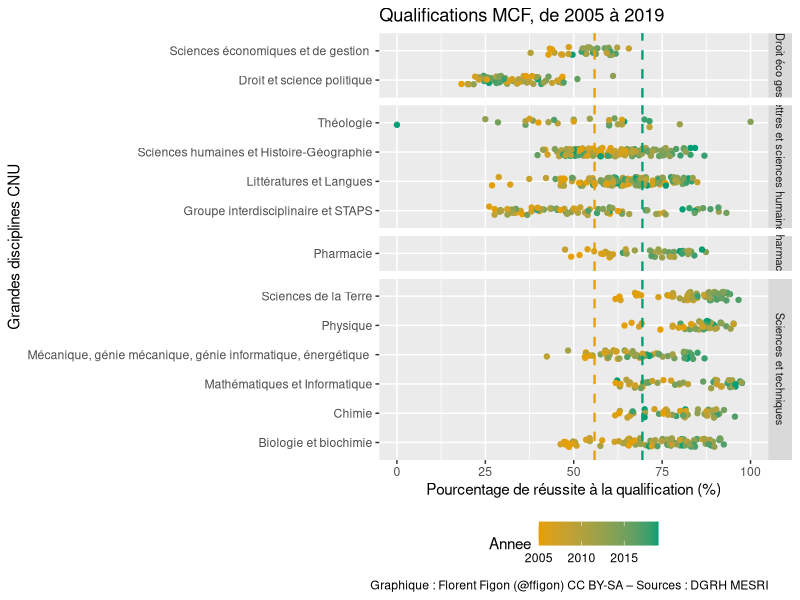
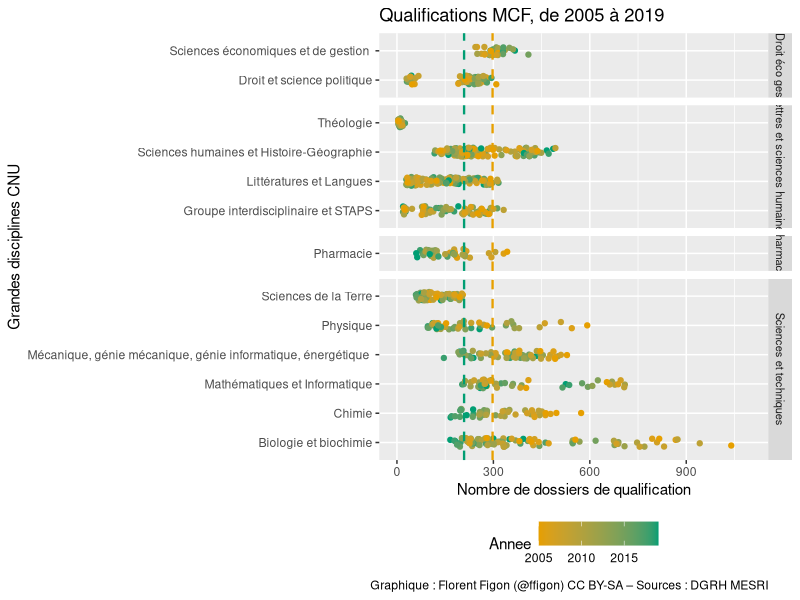
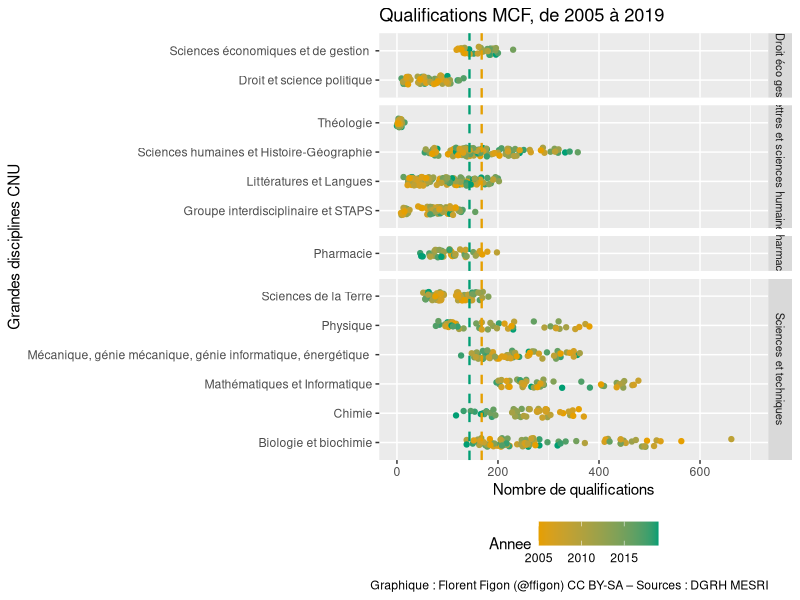
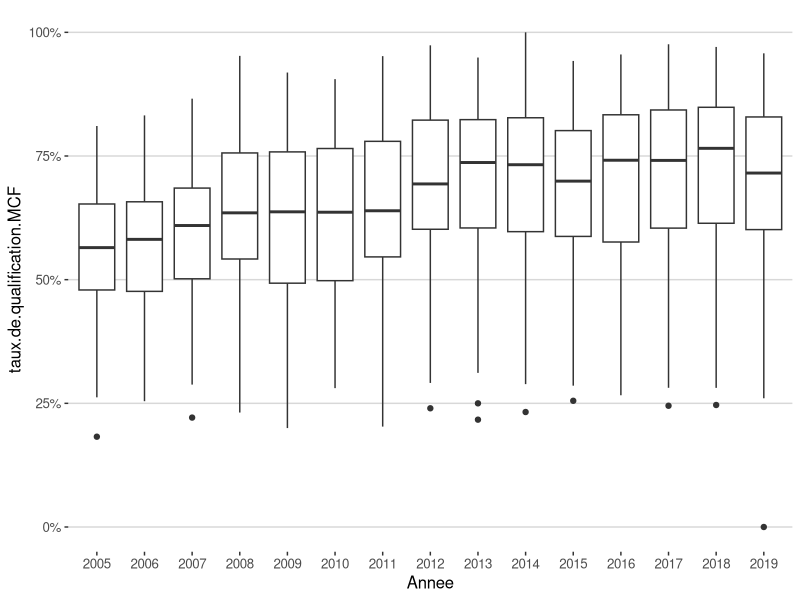
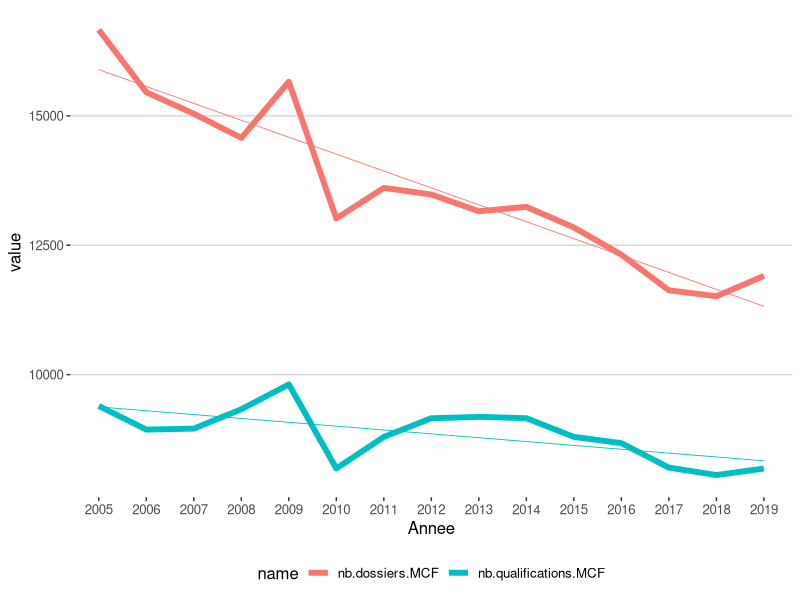
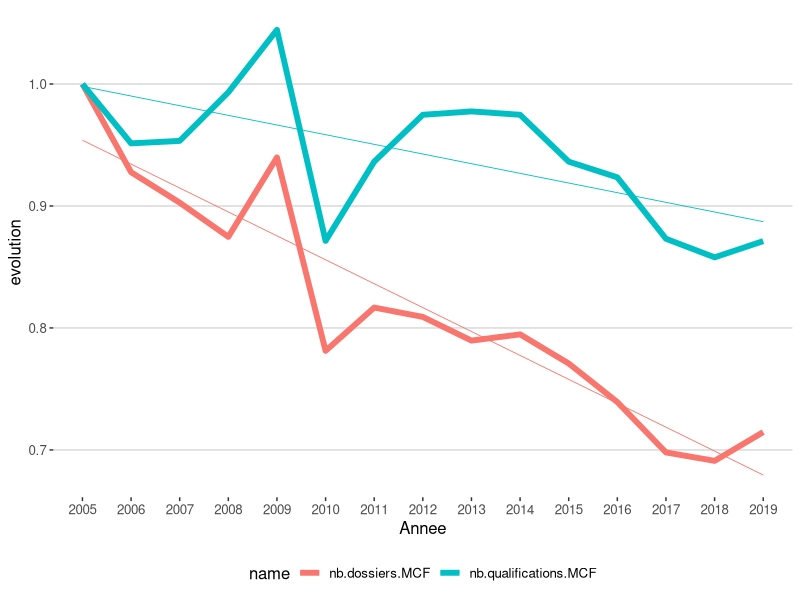
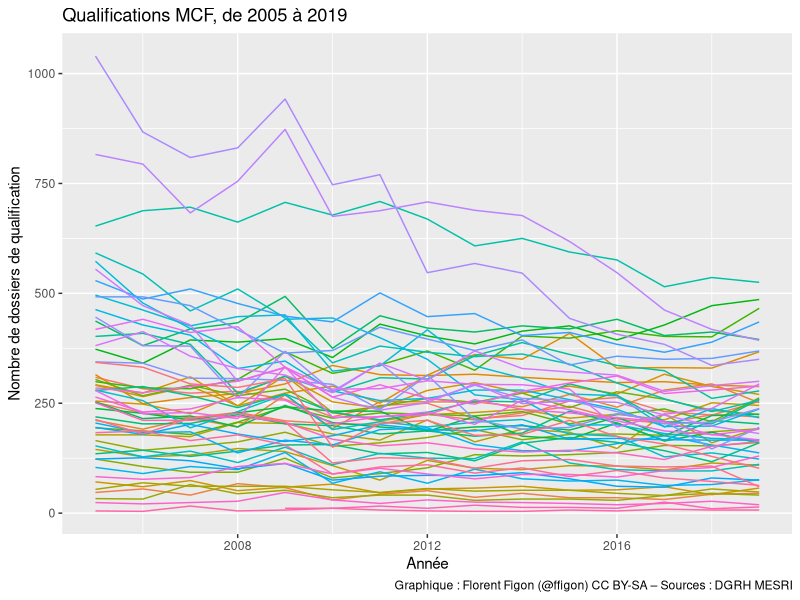
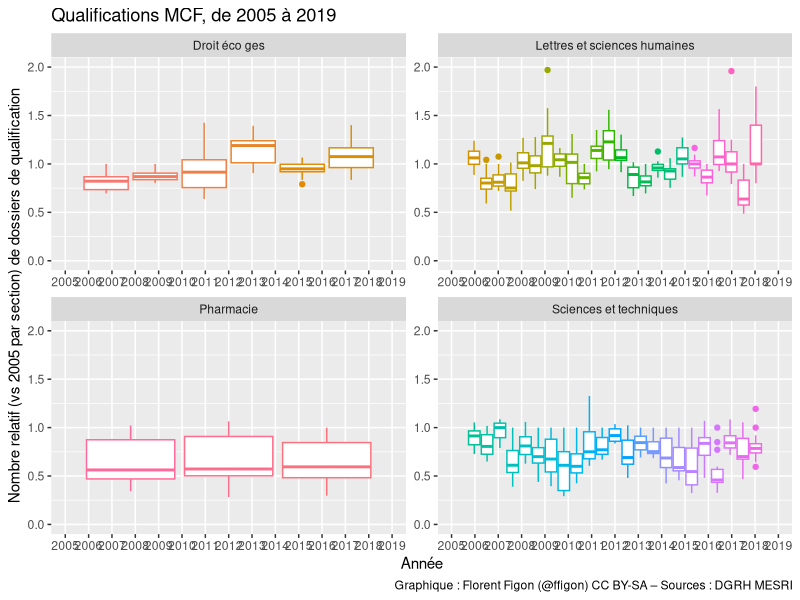

The R script that drew these images, in order:
## ---- chunk 1
knitr::opts_chunk$set(echo = FALSE)

library(tidyverse)
library(ggthemes)
library(ggbeeswarm)
library("gridExtra")
data_CNU = read.table("DB_CNU_QualificationRecrutements_20201123.csv", h=T, sep=";")
## ---- chunk 2
colnames(data_CNU)
## ---- chunk 3
tapply(data_CNU$QualificationQualifies.MCF/data_CNU$QualificationDossiers.MCF, data_CNU$Annee, mean, na.rm=T)
## ---- chunk 4
ggplot(data_CNU, aes(x = (QualificationQualifies.MCF/QualificationDossiers.MCF)*100, y = GroupeCNU, color=Annee)) +
  geom_jitter(width = 0, height = 0.15) +
  geom_vline(xintercept=55.88368, linetype="dashed", color = "#E69F00", size=0.8) + 
  geom_vline(xintercept=69.41814, linetype="dashed", color = "#009E73", size=0.8) +
  xlim(0,100) +
  theme(legend.position="bottom") +
  facet_grid(GrandeDisciplineCNU~., scales="free", space="free") +
  theme(strip.text.y = element_text(size = 8)) +
  scale_color_gradient(low="#E69F00", high="#009E73") +
  labs(title="Qualifications MCF, de 2005 à 2019", y ="Grandes disciplines CNU", x = "Pourcentage de réussite à la qualification (%)") +
  labs(caption = "Graphique : Florent Figon (@ffigon) CC BY-SA – Sources : DGRH MESRI")
## ---- chunk 5
tapply(data_CNU$QualificationDossiers.MCF, data_CNU$Annee, mean, na.rm=T)
## ---- chunk 6
ggplot(data_CNU, aes(x = QualificationDossiers.MCF, y = GroupeCNU, color=Annee)) +
  geom_jitter(width = 0, height = 0.15) +
  geom_vline(xintercept=297.5357, linetype="dashed", color = "#E69F00", size=0.8) + 
  geom_vline(xintercept=208.8947, linetype="dashed", color = "#009E73", size=0.8) +
  xlim(0,1100) +
  theme(legend.position="bottom") +
  facet_grid(GrandeDisciplineCNU~., scales="free", space="free") +
  theme(strip.text.y = element_text(size = 8)) +
  scale_color_gradient(low="#E69F00", high="#009E73") +
  labs(title="Qualifications MCF, de 2005 à 2019", y ="Grandes disciplines CNU", x = "Nombre de dossiers de qualification") +
  labs(caption = "Graphique : Florent Figon (@ffigon) CC BY-SA – Sources : DGRH MESRI")
## ---- chunk 7
tapply(data_CNU$QualificationQualifies.MCF, data_CNU$Annee, mean, na.rm=T)
## ---- chunk 8
ggplot(data_CNU, aes(x = QualificationQualifies.MCF, y = GroupeCNU, color=Annee)) +
  geom_jitter(width = 0, height = 0.15) +
  geom_vline(xintercept=167.7500, linetype="dashed", color = "#E69F00", size=0.8) + 
  geom_vline(xintercept=143.5789, linetype="dashed", color = "#009E73", size=0.8) +
  xlim(0,700) +
  theme(legend.position="bottom") +
  facet_grid(GrandeDisciplineCNU~., scales="free", space="free") +
  theme(strip.text.y = element_text(size = 8)) +
  scale_color_gradient(low="#E69F00", high="#009E73") +
  labs(title="Qualifications MCF, de 2005 à 2019", y ="Grandes disciplines CNU", x = "Nombre de qualifications") +
  labs(caption = "Graphique : Florent Figon (@ffigon) CC BY-SA – Sources : DGRH MESRI")
## ---- chunk 9
cnu <- data_CNU %>%
  mutate(
    Annee = as.factor(Annee),
    taux.de.qualification.MCF = QualificationQualifies.MCF / QualificationDossiers.MCF)
## ---- chunk 10
cnu %>%
  ggplot(aes(x=Annee, y=taux.de.qualification.MCF)) +
    geom_boxplot() +
    scale_y_continuous(labels=scales::percent) +
  theme_hc()
## ---- chunk 11
cnu.sum <- cnu %>%
  group_by(Annee) %>%
  summarise(
    nb.dossiers.MCF = sum(QualificationDossiers.MCF, na.rm = TRUE),
    nb.qualifications.MCF = sum(QualificationQualifies.MCF, na.rm = TRUE)
  ) %>%
  pivot_longer(-Annee) %>%
  group_by(name) %>%
  mutate(evolution = value / first(value)) %>%
  ungroup()

ggplot(cnu.sum, aes(x=Annee, y=value, color=name, group=name)) +
  geom_line(size=2) +
  geom_smooth(method="lm", se=FALSE, size=0.3) +
  theme_hc()
## ---- chunk 12
  ggplot(cnu.sum, aes(x=Annee, y=evolution, color=name, group=name)) +
    geom_line(size=2) +
    geom_smooth(method="lm", se=FALSE, size=0.3) +
    theme_hc()
## ---- chunk 13
annee1 = head(cnu.sum$Annee, 1)
annee2 = tail(cnu.sum$Annee, 1)
dossiers1 = subset(cnu.sum,name=="nb.dossiers.MCF",value) %>% head(1)
dossiers2 = subset(cnu.sum,name=="nb.dossiers.MCF",value) %>% tail(1)
ddossiers = scales::percent((subset(cnu.sum,name=="nb.dossiers.MCF",evolution) %>% tail(1)-1)[[1]])
qualifs1 = subset(cnu.sum,name=="nb.qualifications.MCF",value) %>% head(1)
qualifs2 = subset(cnu.sum,name=="nb.qualifications.MCF",value) %>% tail(1)
dqualifs = scales::percent((subset(cnu.sum,name=="nb.qualifications.MCF",evolution) %>% tail(1)-1)[[1]])
## ---- chunk 14
ggplot(data_CNU, aes(x=Annee, y=QualificationDossiers.MCF, group=SectionCNU, color=SectionCNU)) +
  geom_line() +
  theme(legend.position="none") +
  labs(title="Qualifications MCF, de 2005 à 2019", x ="Année", y = "Nombre de dossiers de qualification") +
  labs(caption = "Graphique : Florent Figon (@ffigon) CC BY-SA – Sources : DGRH MESRI")
## ---- chunk 15
cnu.parSection <- cnu %>% group_by(SectionCNU) %>% arrange(Annee, SectionCNU.ID) %>% mutate(debut = first(QualificationDossiers.MCF)) %>% mutate(evolution = QualificationDossiers.MCF/debut) %>% ungroup()

ggplot(cnu.parSection, aes(x=Annee, y=evolution, group=SectionCNU, color=SectionCNU)) +
  geom_boxplot() +
  theme(legend.position="none") +
  ylim(0,2) +
  facet_wrap(.~GrandeDisciplineCNU, scale="free") +
  labs(title="Qualifications MCF, de 2005 à 2019", x ="Année", y = "Nombre relatif (vs 2005 par section) de dossiers de qualification") +
  labs(caption = "Graphique : Florent Figon (@ffigon) CC BY-SA – Sources : DGRH MESRI")

ggplot(cnu.parSection, aes(x=Annee, y=evolution, group=SectionCNU, color=SectionCNU)) +
  geom_smooth(method="lm", se=F, size=0.3) +
  theme(legend.position="none") +
  facet_wrap(.~GrandeDisciplineCNU, scale="free") +
  labs(title="Qualifications MCF, de 2005 à 2019", x ="Année", y = "Régression linéaire du nombre relatif (vs 2005 par section) de dossiers de qualification") +
  labs(caption = "Graphique : Florent Figon (@ffigon) CC BY-SA – Sources : DGRH MESRI")

ggplot(cnu.parSection, aes(x=Annee, y=evolution, group=Annee)) +
    geom_boxplot() +
    theme(legend.position="none") +
    facet_wrap(.~GrandeDisciplineCNU, scale="free") +
    labs(title="Qualifications MCF, de 2005 à 2019", x ="Année", y = "Nombre relatif (vs 2005 par section) de dossiers de qualification") +
    labs(caption = "Graphique : Florent Figon (@ffigon) CC BY-SA – Sources : DGRH MESRI")
